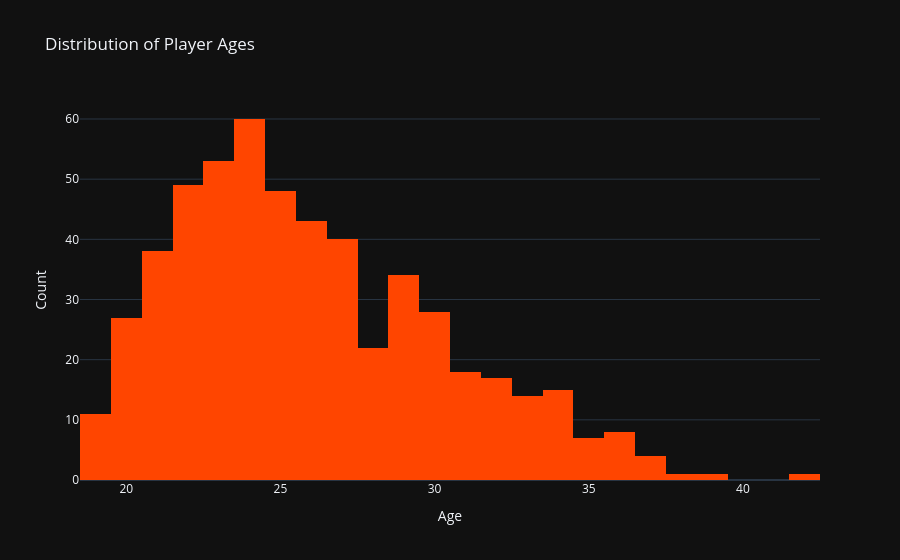

This figure's notebook cell:
### Code cell
fig_age_histogram = go.Figure()

fig_age_histogram.add_trace(go.Histogram(x=df['Age'], marker_color='orangered'))

fig_age_histogram.update_layout(title='Distribution of Player Ages',
                                xaxis_title='Age',
                                yaxis_title='Count',
                                template='plotly_dark')

fig_age_histogram.show()

### Figure 1 — Plotly figure (JSON) as saved in the notebook; plotly's stock layout.template omitted (floating-point values rounded to 4 significant figures; data arrays with more than 128 entries replaced by an {"elided": "..."} marker saying what was removed)
{"data": [{"marker": {"color": "orangered"}, "x": {"elided": "539 int values"}, "type": "histogram"}], "layout": {"title": {"text": "Distribution of Player Ages"}, "xaxis": {"title": {"text": "Age"}}, "yaxis": {"title": {"text": "Count"}}}}
